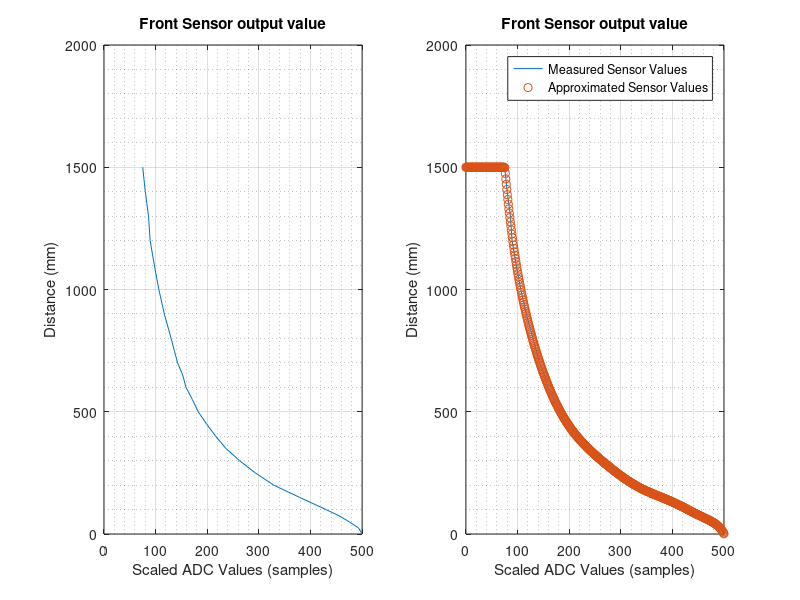

Reproduce this figure in MATLAB. (Note: this script raises an error after producing the figure.)
% CREATE A FINE POLYNOME 
clc; clear all; hold off; close all;

table_size = 512;
lut_factor = 4096 / table_size;
sensorOutput = [2.75 2.55 2 1.55 1.25 1.05 0.9 0.8 0.725 0.65 0.6 0.55 0.5 0.495 0.49];        % Just an initial characteristic curve of the infrared sensor
ADCchange = 4096 / max(2.75);
adcOutput_front = [4000 3945 3800 3640 3440 3030 2630 2345 2100 1890 1730 1590 1460,...
    1370 1270 1220 1140 1090 1040 935 850 780 715 690 640 600]./lut_factor;                         % MEASURED ADC Values of your measured distances

relatedDistance_mm_front = [0 2.5 5 7.5 10 15 20 25 30 35 40 45 50 55 60 65 70 75 80 90  100 110 120 130 140 150] * 10; % HERE you could store your measured distance values


[p_front,s_front] = polyfit(adcOutput_front, relatedDistance_mm_front, 9);          % Fits a polynom of order-n to your input values 
x_front = linspace(0,floor(max(adcOutput_front)),table_size);                       % Just create ADC Values in order to plot the results of the polynome

f_front = floor(polyval(p_front,x_front));                                          % Calculates your results, taking into account the measured values and the already stored polynome

% f_front(f_front>512) = 512;                                                       % Just uses ADC lower or equal to 4096
%f_front(x_front<floor(min(adcOutput_front))) = max(relatedDistance_mm_front);     % THERE ARE NO NEGATIVE ADC results
f_front(f_front>max(relatedDistance_mm_front)) = max(relatedDistance_mm_front);

figure(1)
subplot(1,2,1)
plot(adcOutput_front,relatedDistance_mm_front);                 
hold on;
%plot(x_front,f_front,'o')

title('Front Sensor output value');
xlabel('Scaled ADC Values (samples)');
ylabel('Distance (mm)');
grid on; grid minor;

subplot(1,2,2)
plot(adcOutput_front,relatedDistance_mm_front);                 
hold on;
plot(x_front,f_front,'o')

legend('Measured Sensor Values','Approximated Sensor Values');

title('Front Sensor output value');
xlabel('Scaled ADC Values (samples)');
ylabel('Distance (mm)');
grid on; grid minor;
X_front = table(x_front',f_front');

fprintf('unsigned short ir_front[%i] = {', table_size);
for idx = 1:table_size
    fprintf(num2str(f_front(idx)));
    if idx < table_size
        fprintf(',');
    end
end
fprintf('};\n');